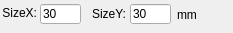
           <widget class="QWidget" name="pageSpFsquare">
            <widget class="QLabel" name="label_73">
             <property name="geometry">
              <rect>
               <x>-3</x>
               <y>5</y>
               <width>40</width>
               <height>16</height>
              </rect>
             </property>
             <property name="text">
              <string>SizeX:</string>
             </property>
             <property name="alignment">
              <set>Qt::AlignRight|Qt::AlignTrailing|Qt::AlignVCenter</set>
             </property>
            </widget>
            <widget class="QLineEdit" name="ledSpFsizeX">
             <property name="geometry">
              <rect>
               <x>40</x>
               <y>4</y>
               <width>41</width>
               <height>20</height>
              </rect>
             </property>
             <property name="text">
              <string>30</string>
             </property>
            </widget>
            <widget class="QLabel" name="label_74">
             <property name="geometry">
              <rect>
               <x>90</x>
               <y>6</y>
               <width>36</width>
               <height>16</height>
              </rect>
             </property>
             <property name="text">
              <string>SizeY:</string>
             </property>
             <property name="alignment">
              <set>Qt::AlignRight|Qt::AlignTrailing|Qt::AlignVCenter</set>
             </property>
            </widget>
            <widget class="QLineEdit" name="ledSpFsizeY">
             <property name="geometry">
              <rect>
               <x>130</x>
               <y>4</y>
               <width>41</width>
               <height>20</height>
              </rect>
             </property>
             <property name="text">
              <string>30</string>
             </property>
            </widget>
            <widget class="QLabel" name="label_183">
             <property name="geometry">
              <rect>
               <x>177</x>
               <y>8</y>
               <width>47</width>
               <height>13</height>
              </rect>
             </property>
             <property name="text">
              <string>mm</string>
             </property>
            </widget>
            <zorder>label_73</zorder>
            <zorder>label_74</zorder>
            <zorder>ledSpFsizeY</zorder>
            <zorder>ledSpFsizeX</zorder>
            <zorder>label_183</zorder>
           </widget>
